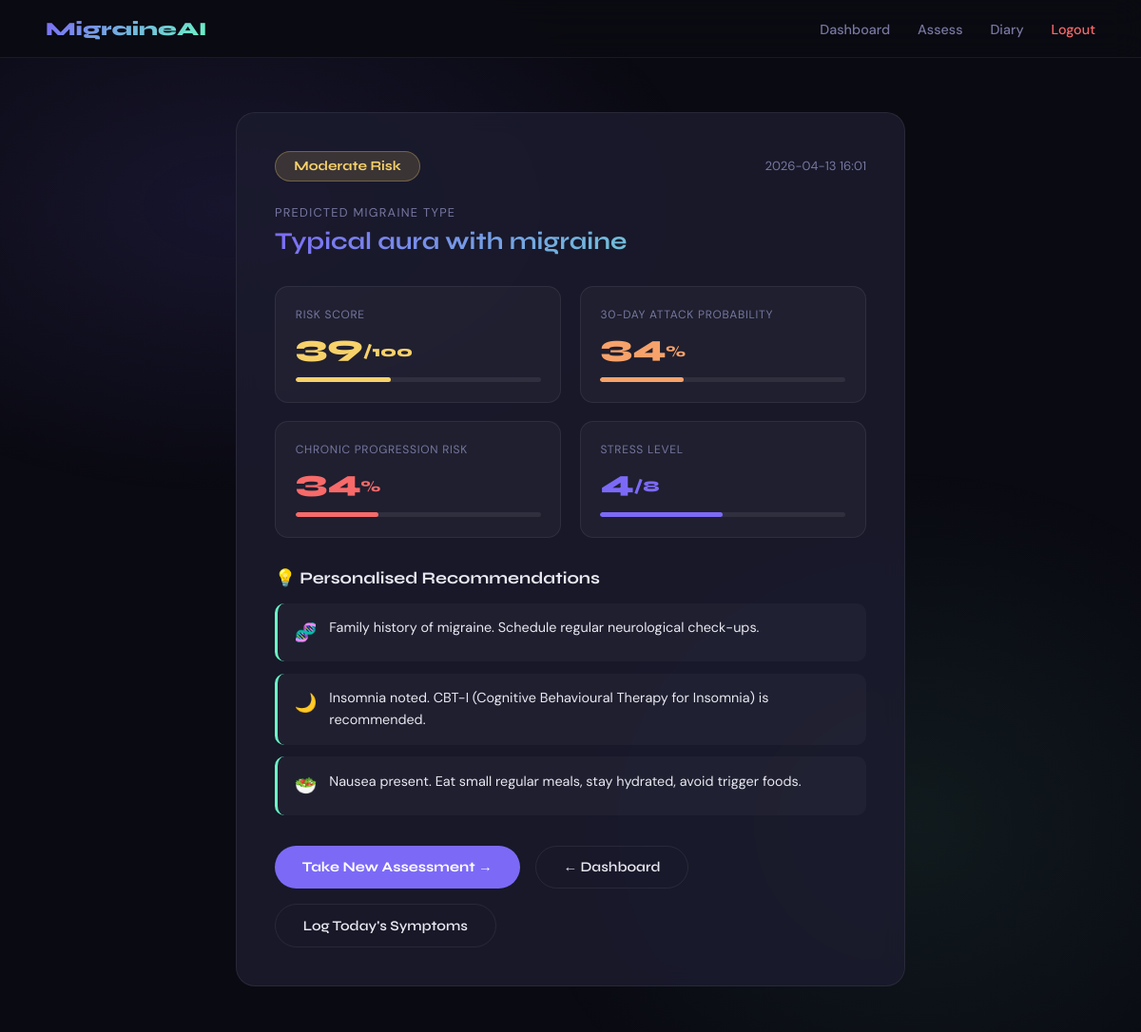
Page /result/1 (signed in) on the committed database.
### tables this page shows
CREATE TABLE assessments (
            id               INTEGER PRIMARY KEY AUTOINCREMENT,
            user_id          INTEGER NOT NULL REFERENCES users(id),
            submitted_at     TEXT    DEFAULT (datetime('now')),
            age              INTEGER,
            duration         INTEGER,
            frequency        INTEGER,
            location         INTEGER,
            character        INTEGER,
            intensity        INTEGER,
            nausea           INTEGER,
            vomit            INTEGER,
            phonophobia      INTEGER,
            photophobia      INTEGER,
            visual           INTEGER,
            sensory          INTEGER,
            dysphasia        INTEGER,
            dysarthria       INTEGER,
            vertigo          INTEGER,
            tinnitus         INTEGER,
            hypoacusis       INTEGER,
            diplopia         INTEGER,
            defect           INTEGER,
            ataxia           INTEGER,
            conscience       INTEGER,
            paresthesia      INTEGER,
            dpf              INTEGER,
            sleep_duration   REAL,
            sleep_quality    INTEGER,
            physical_activity INTEGER,
            stress_level     INTEGER,
            bmi              REAL,
            bp_systolic      INTEGER,
            heart_rate       INTEGER,
            daily_steps      INTEGER,
            sleep_disorder   INTEGER,
            predicted_type   TEXT,
            risk_score       INTEGER,
            attack_prob      INTEGER,
            chronic_risk     INTEGER,
            risk_category    TEXT
        );

CREATE TABLE recommendations (
            id            INTEGER PRIMARY KEY AUTOINCREMENT,
            assessment_id INTEGER NOT NULL REFERENCES assessments(id),
            icon          TEXT,
            message       TEXT
        );

### app.py (the view)
@app.route("/result/<int:aid>")
@login_required
def result(aid):
    assessment, recs = db.get_assessment_with_recs(aid)
    if not assessment or assessment["user_id"] != session["user_id"]:
        return redirect(url_for("dashboard"))
    return render_template("result.html", a=assessment, recs=recs)

### app.py (called while the page is built)
def login_required(f):
    @wraps(f)
    def wrapper(*args, **kwargs):
        if "user_id" not in session:
            return redirect(url_for("login"))
        return f(*args, **kwargs)
    return wrapper

### database.py (called while the page is built)
def get_conn():
    conn = sqlite3.connect(DB_PATH)
    conn.row_factory = sqlite3.Row
    conn.execute("PRAGMA foreign_keys = ON")
    return conn

def get_assessment_with_recs(assessment_id):
    conn = get_conn()
    a    = conn.execute("SELECT * FROM assessments WHERE id=?", (assessment_id,)).fetchone()
    recs = conn.execute("SELECT * FROM recommendations WHERE assessment_id=?", (assessment_id,)).fetchall()
    conn.close()
    return dict(a) if a else None, [dict(r) for r in recs]

### templates/result.html (shortened to what this page needs)
{% extends "base.html" %}
{% block content %}
<section class="result-page">
  <div class="result-card">
    <div class="result-top">
      <div class="result-badge {{ a.risk_category | lower }}">{{ a.risk_category }} Risk</div>
      <div class="result-date">{{ a.submitted_at[:16] }}</div>
    </div>
    <div class="result-type">
      <div class="muted" style="font-size:.8rem;text-transform:uppercase;letter-spacing:.1em">Predicted Migraine Type</div>
      <h2 class="grad">{{ a.predicted_type }}</h2>
    </div>
    <div class="metrics-grid">
      <div class="metric-card">
        <div class="metric-label">Risk Score</div>
        <div class="metric-big {% if a.risk_category=='High' %}red{% elif a.risk_category=='Moderate' %}yellow{% else %}green{% endif %}">{{ a.risk_score }}<span style="font-size:1rem">/100</span></div>
        <div class="metric-bar"><div class="metric-fill" style="width:{{ a.risk_score }}%;background:{% if a.risk_category=='High' %}#f76a6a{% elif a.risk_category=='Moderate' %}#f7d26a{% else %}#6af7a2{% endif %}"></div></div>
      </div>
      <div class="metric-card">
        <div class="metric-label">30-day Attack Probability</div>
        <div class="metric-big orange">{{ a.attack_prob }}<span style="font-size:1rem">%</span></div>
        <div class="metric-bar"><div class="metric-fill" style="width:{{ a.attack_prob }}%;background:#f7a26a"></div></div>
      </div>
      <div class="metric-card">
        <div class="metric-label">Chronic Progression Risk</div>
        <div class="metric-big red">{{ a.chronic_risk }}<span style="font-size:1rem">%</span></div>
        <div class="metric-bar"><div class="metric-fill" style="width:{{ a.chronic_risk }}%;background:#f76a6a"></div></div>
      </div>
      <div class="metric-card">
        <div class="metric-label">Stress Level</div>
        <div class="metric-big purple">{{ a.stress_level }}<span style="font-size:1rem">/8</span></div>
        <div class="metric-bar"><div class="metric-fill" style="width:{{ (a.stress_level/8*100)|int }}%;background:#7c6af7"></div></div>
      </div>
    </div>
    {% if recs %}
    <div class="recs-section">
      <h3>💡 Personalised Recommendations</h3>
      <div class="rec-list">
        {% for r in recs %}
        <div class="rec-item"><span class="rec-icon">{{ r.icon }}</span><span>{{ r.message }}</span></div>
        {% endfor %}
      </div>
    </div>
    {% endif %}
    <div class="result-actions">
      <a href="{{ url_for('assess') }}"    class="btn-primary">Take New Assessment →</a>
      <a href="{{ url_for('dashboard') }}" class="btn-outline">← Dashboard</a>
      <a href="{{ url_for('log_page') }}"  class="btn-outline">Log Today's Symptoms</a>
    </div>
  </div>
</section>
{% endblock %}

### templates/base.html (shortened to what this page needs)
<!DOCTYPE html>
<html lang="en">
<head>
<link rel="stylesheet" href="{{ url_for('static', filename='css/style.css') }}"/>
</head>
<body>
<div class="bg-glow"></div>
<nav>
  <a href="{{ url_for('index') }}" class="nav-logo">MigraineAI</a>
  <ul class="nav-links">
    {% if session.user_id %}
      <li><a href="{{ url_for('dashboard') }}">Dashboard</a></li>
      <li><a href="{{ url_for('assess') }}">Assess</a></li>
      <li><a href="{{ url_for('log_page') }}">Diary</a></li>
      <li><a href="{{ url_for('logout') }}" class="nav-logout">Logout</a></li>
    {% else %}
      <li><a href="{{ url_for('login') }}">Login</a></li>
      <li><a href="{{ url_for('register') }}" class="nav-cta">Get Started →</a></li>
    {% endif %}
  </ul>
</nav>
<main>{% block content %}{% endblock %}</main>
</body>
</html>

### static/css/style.css (style rules this page uses)
:root { --bg:#0a0a12; --surface:#13131f; --surface2:#1c1c2e; --border:rgba(255,255,255,0.07); --accent:#7c6af7; --accent2:#f7a26a; --accent3:#6af7c4; --danger:#f76a6a; --warn:#f7d26a; --safe:#6af7a2; --text:#e8e8f0; --muted:#7777a0; --card:rgba(28,28,46,0.85); }
*,*::before,*::after { box-sizing:border-box;margin:0;padding:0 }
html { scroll-behavior:smooth }
body { font-family:'DM Sans',sans-serif;background:var(--bg);color:var(--text);min-height:100vh;overflow-x:hidden }
h1,h2,h3,h4 { font-family:'Syne',sans-serif }
.grad { background:linear-gradient(135deg,var(--accent),var(--accent3));-webkit-background-clip:text;-webkit-text-fill-color:transparent }
.muted { color:var(--muted) }
.bg-glow { position:fixed;inset:0;z-index:0;pointer-events:none; background:radial-gradient(ellipse 60% 40% at 20% 20%,rgba(124,106,247,.12) 0%,transparent 70%), radial-gradient(ellipse 50% 50% at 80% 80%,rgba(106,247,196,.07) 0%,transparent 70%) }
nav { position:fixed;top:0;left:0;right:0;z-index:100;padding:1.1rem 3rem; display:flex;align-items:center;justify-content:space-between; background:rgba(10,10,18,.9);backdrop-filter:blur(16px);border-bottom:1px solid var(--border) }
.nav-logo { font-family:'Syne',sans-serif;font-weight:800;font-size:1.25rem; background:linear-gradient(135deg,var(--accent),var(--accent3));-webkit-background-clip:text;-webkit-text-fill-color:transparent;text-decoration:none }
.nav-links { display:flex;gap:1.8rem;list-style:none;align-items:center }
.nav-links a { color:var(--muted);text-decoration:none;font-size:.9rem;font-weight:500;transition:color .2s }
.nav-logout { color:var(--danger)!important }
.btn-primary { background:var(--accent);color:white;padding:.8rem 1.8rem;border-radius:100px; font-family:'Syne',sans-serif;font-weight:700;font-size:.92rem;border:none;cursor:pointer; transition:all .25s;text-decoration:none;display:inline-flex;align-items:center;gap:.4rem }
.btn-outline { background:transparent;color:var(--text);padding:.8rem 1.8rem;border-radius:100px; font-family:'Syne',sans-serif;font-weight:600;font-size:.92rem;border:1px solid var(--border); cursor:pointer;transition:all .25s;text-decoration:none;display:inline-flex;align-items:center }
main { padding-top:70px;position:relative;z-index:1 }
.result-page { max-width:800px;margin:0 auto;padding:3rem }
.result-card { background:var(--card);border:1px solid var(--border);border-radius:20px;padding:2.5rem;backdrop-filter:blur(12px) }
.result-top { display:flex;justify-content:space-between;align-items:center;margin-bottom:1.5rem }
.result-badge { padding:.4rem 1.2rem;border-radius:100px;font-family:'Syne',sans-serif;font-weight:700;font-size:.88rem }
.result-badge.moderate { background:rgba(247,210,106,.15);color:#f7d26a;border:1px solid rgba(247,210,106,.3) }
.result-date { font-size:.82rem;color:var(--muted) }
.result-type { margin-bottom:2rem }
.result-type h2 { font-size:1.6rem;margin-top:.4rem }
.metrics-grid { display:grid;grid-template-columns:1fr 1fr;gap:1.2rem;margin-bottom:2rem }
.metric-card { background:rgba(255,255,255,.03);border:1px solid var(--border);border-radius:14px;padding:1.3rem }
.metric-label { font-size:.75rem;color:var(--muted);text-transform:uppercase;letter-spacing:.06em;margin-bottom:.4rem }
.metric-big { font-family:'Syne',sans-serif;font-size:2rem;font-weight:800 }
.metric-big.red { color:#f76a6a }
.metric-big.yellow { color:#f7d26a }
.metric-big.orange { color:#f7a26a }
.metric-big.purple { color:#7c6af7 }
.metric-bar { height:5px;background:var(--border);border-radius:3px;margin-top:.8rem;overflow:hidden }
.metric-fill { height:100%;border-radius:3px }
.recs-section { margin-bottom:2rem }
.recs-section h3 { margin-bottom:1rem;font-size:1.1rem }
.rec-list { display:flex;flex-direction:column;gap:.8rem }
.rec-item { display:flex;align-items:flex-start;gap:.8rem;background:rgba(255,255,255,.03);border-radius:10px;padding:.9rem 1.1rem;border-left:3px solid var(--accent3);font-size:.9rem;line-height:1.6 }
.rec-icon { font-size:1.2rem;flex-shrink:0;margin-top:.1rem }
.result-actions { display:flex;gap:1rem;flex-wrap:wrap }

### rows in the picture
assessments: risk_category "Moderate", submitted_at "2026-04-13 16:01", predicted_type "Typical aura with migraine", risk_score "39", attack_prob "34", chronic_risk "34", stress_level "4"
recommendations: icon "🧬", message "Family history of migraine. Schedule regular neurological check-ups."
recommendations: icon "🌙", message "Insomnia noted. CBT-I (Cognitive Behavioural Therapy for Insomnia) is recommended."
recommendations: icon "🥗", message "Nausea present. Eat small regular meals, stay hydrated, avoid trigger foods."
